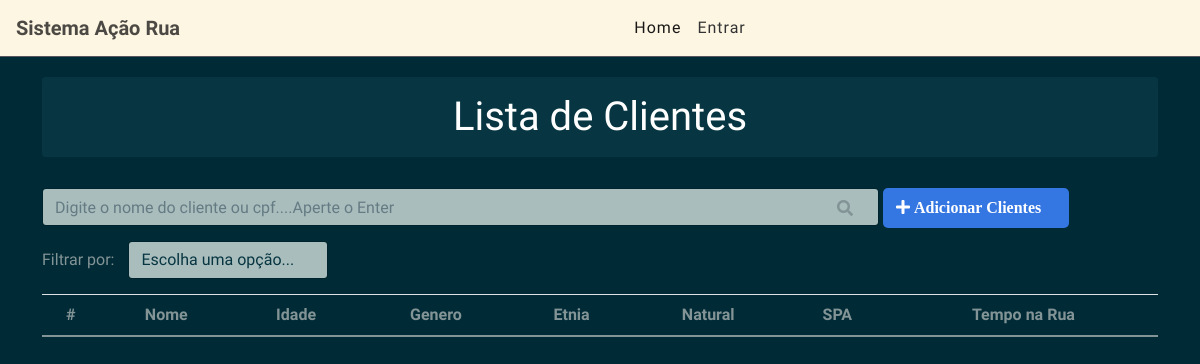
The page /list/ on the database as committed earlier.
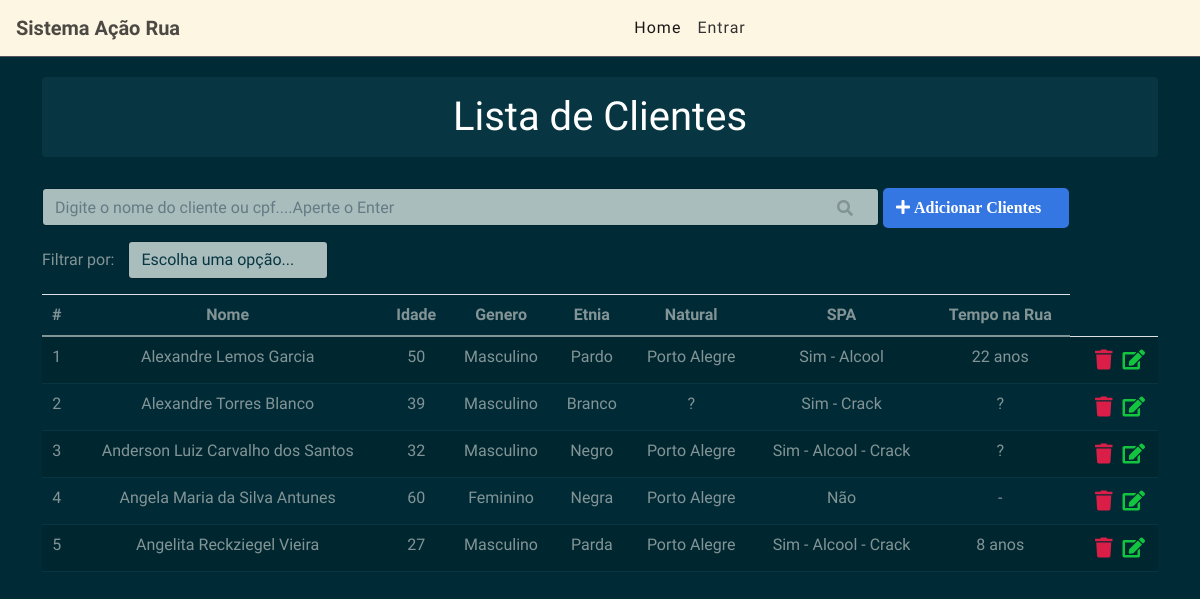
The same page on the database as committed later.
### clientes/models.py (models this page shows, shortened)
class Clientes(models.Model):
    nome = models.CharField('Nome', max_length=100)
    aniversario = models.DateField('Data de Nascimento')
    idade = models.IntegerField()
    cpf = models.CharField('CPF', max_length=11)
    escolaridade = models.CharField('Escolaridade', max_length=100)
    genero = models.CharField('Genero', max_length=30)
    etnia = models.CharField('Etnia', max_length=50)
    natural = models.CharField('Natural', max_length=100)
    spa = models.CharField('SPA', max_length=100)
    beneficios = models.CharField('Beneficios', max_length=100)
    temporua = models.CharField('Tempo na Rua', max_length=25)
    datacadastro = models.DateField('Data do Cadastro')
    profissional = models.CharField('Profissional', max_length=100)

### clientes/views.py (the view)
# urls.py: path('list/', ListaClientesView.as_view(), name='list'),
class ListaClientesView(ListView):
    models = Clientes
    template_name = 'list.html'
    paginate_by = 5
    ordering = 'id'
    queryset = Clientes.objects.all().order_by()
    context_object_name = 'clientes'
    def get_queryset(self):
        query = self.request.GET.get('q')
        if query:
            return Clientes.objects.filter(
                Q(nome__icontains=query) |
                Q(idade__icontains=query) |
                Q(genero__icontains=query) |
                Q(etnia__icontains=query) |
                Q(spa__icontains=query) |
                Q(temporua__icontains=query)
            )
        else:
            return Clientes.objects.all()

### clientes/templates/list.html (shortened to what this page needs)
{% extends 'base.html' %}
{% load static %}
{% block content %}
<div class="container">
    <h1 class="text-center alert alert-dark">Lista de Clientes</h1>
    <div class="col-9 search-div">
        <form method="GET" id="search-form">
            <input class="form-control" type="text" id="search" name="q"
                   placeholder="Digite o nome do cliente ou cpf....Aperte o Enter"
                   value="{{ request.GET.q }}">
            <i class="fas fa-search"></i>
        </form>
    </div>
    <a id="add-link" href="/addc">
        <div class="col-2 add-div">
            <i class="fas fa-plus"> Adicionar Clientes</i>
        </div>
    </a>
    <div class="col-9 filter-div">
        <span>Filtrar por:</span>
        <select name="filter" id="filter" class="form-control">
            <option value="">Escolha uma opção...</option>
        </select>
    </div>
    <table class="table table-striped" >
        <thead align="center">
        <tr>
            <th scope="col">#</th>
            <th scope="col">Nome</th>
            <th scope="col">Idade</th>
            <th scope="col">Genero</th>
            <th scope="col">Etnia</th>
            <th scope="col">Natural</th>
            <th scope="col">SPA</th>
            <th scope="col">Tempo na Rua</th>
        </tr>
        </thead>
        <tbody align="center">
        {% for clientes in clientes %}
        <tr>
            <td>{{ clientes.id }}</td>
            <td>{{ clientes.nome }}</td>
            <td>{{ clientes.idade }}</td>
            <td>{{ clientes.genero }}</td>
            <td>{{ clientes.etnia }}</td>
            <td>{{ clientes.natural }}</td>
            <td>{{ clientes.spa }}</td>
            <td>{{ clientes.temporua }}</td>
            <td>
                <a href="{% url 'upd_clientes' clientes.pk %}"><span><i class="fas fa-edit"></i></span></a>
                <a href="{% url 'del_clientes' clientes.pk %}"><span><i class="fas fa-trash"></i></span></a>
            </td>
        </tr>
        {% endfor %}
        </tbody>
    </table>
</div>
{% endblock %}

### core/templates/base.html (shortened to what this page needs)
{% load static %}
{% load bootstrap4 %}
<!doctype html>
<html lang="en">
<head>
    <link rel="stylesheet" href="https://stackpath.bootstrapcdn.com/bootstrap/4.4.1/css/bootstrap.min.css"
>
    <link rel="stylesheet" href="{% static 'css/styles.css' %}">
    <link rel="stylesheet" href="{% static 'css/bootstrap.css' %}">
    <link rel="stylesheet" href="https://use.fontawesome.com/releases/v5.7.2/css/all.css">
</head>
<body>
{% include 'navbar.html' %}
{% block content %}
{% endblock %}
</body>
</html>

### core/templates/navbar.html (shortened to what this page needs)
<nav class="navbar navbar-expand-lg navbar-light bg-light">
    <a class="navbar-brand" href="/">Sistema Ação Rua</a>
    <div class="collapse navbar-collapse" id="navbarSupportedContent">
        <ul class="navbar-nav mr-auto">
            <li class="nav-item active">
                <a class="nav-link" href="/">Home <span class="sr-only">(current)</span></a>
            </li>
            {% if user.is_authenticated %}
            <li class="nav-item">
                <a class="nav-link" href="/list/">Clientes</a>
            </li>
            <li class="nav-item">
                <a class="nav-link" href="/listaservicos/">Serviços</a>
            </li>
            <li class="nav-item">
                <a class="nav-link" href="/listadiario/">Diário de Campo</a>
            </li>
            <li class="nav-item">
                <a class="nav-link" href="/listatarefas/">Tarefas</a>
            </li>
            <li class="nav-item dropdown">
                <a class="nav-link dropdown-toggle" href="#" id="navbarDropdown" role="button" data-toggle="dropdown"
                   aria-haspopup="true" aria-expanded="false">
                    Gráficos
                </a>
                <div class="dropdown-menu" aria-labelledby="navbarDropdown">
                    <a class="dropdown-item" href="{% url 'etnia' %}">Etnia</a>
                    <a class="dropdown-item" href="{% url 'faixa-etaria' %}">Faixa Etária</a>
                    <a class="dropdown-item" href="{% url 'substancias' %}">Uso de Substâncias</a>
                    <a class="dropdown-item" href="{% url 'genero' %}">Genero</a>
                </div>
            </li>
            {% else %}
            <li class="nav-item">
                <a class="nav-link" href="/accounts/login">Entrar</a>
            </li>
            {% endif %}
        </ul>
    </div>
</nav>

### core/static/css/styles.css (style rules this page uses)
.navbar { border-bottom: 1px solid #565661; margin-bottom: 20px; fixed-top:auto; color:#000; }
.navbar-nav { margin: auto; }
.navbar-brand { font-weight: bold; }
.navbar-light .navbar-nav a.nav-link { color: #333; letter-spacing: 1px; }
#add-link { text-decoration: none; }
.add-div { background-color: #3476e2; cursor: pointer; display: inline-block; color: #FFF; padding: 8px; border-radius: 5px; margin-right: 25px; }
.fas.fa-plus { color: #FFF; margin-right: 10px; margin-left: 5px; }
.fas.fa-search { position: absolute; top: 12px; right: 26px; cursor: pointer; }
.search-div { padding: 0; margin-top: 15px; margin-bottom: 15px; display: inline-block; }
.filter-div { margin-bottom: 15px; padding: 0; }
#filter { display: inline-block; width: 200px; margin-left: 10px; }
.fas.fa-trash { color: #db1e47; cursor: pointer; margin: 5px; font-size: 20px; float: right; }
.fas.fa-edit { color: #13c43f; cursor: pointer; margin: 5px; font-size: 20px; float: right; }

Rows that differ between the two databases and show on the page:
added Clientes: id "1", nome "Alexandre Lemos Garcia", idade "50", genero "Masculino", etnia "Pardo", natural "Porto Alegre", spa "Sim - Alcool", temporua "22 anos"
added Clientes: id "2", nome "Alexandre Torres Blanco", idade "39", genero "Masculino", etnia "Branco", natural "?", spa "Sim - Crack", temporua "?"
added Clientes: id "3", nome "Anderson Luiz Carvalho dos Santos", idade "32", genero "Masculino", etnia "Negro", natural "Porto Alegre", spa "Sim - Alcool - Crack", temporua "?"
added Clientes: id "4", nome "Angela Maria da Silva Antunes", idade "60", genero "Feminino", etnia "Negra", natural "Porto Alegre", spa "Não", temporua "-"
added Clientes: id "5", nome "Angelita Reckziegel Vieira", idade "27", genero "Masculino", etnia "Parda", natural "Porto Alegre", spa "Sim - Alcool - Crack", temporua "8 anos"
